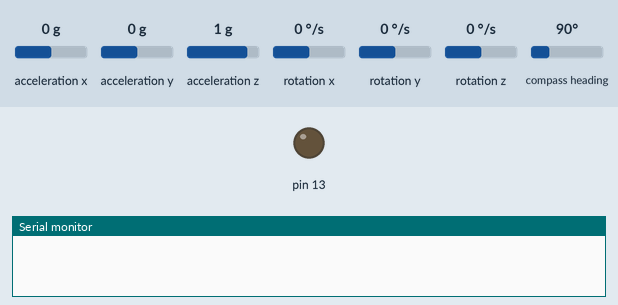
Bench run of a sketch on a simulated Arduino Uno, built with avr-gcc and run on an emulated ATmega328P. Parts: output pins drawn as LEDs (lit = HIGH), the last lines printed to the serial monitor. Inputs (shaded band) come from the test bench; at power-on: rotation x 0 °/s, rotation z 0 °/s, acceleration x 0 g, acceleration y 0 g, acceleration z 1 g, rotation y 0 °/s, compass heading 90°.

Above: at 0.1 s.
At 1.7 s:
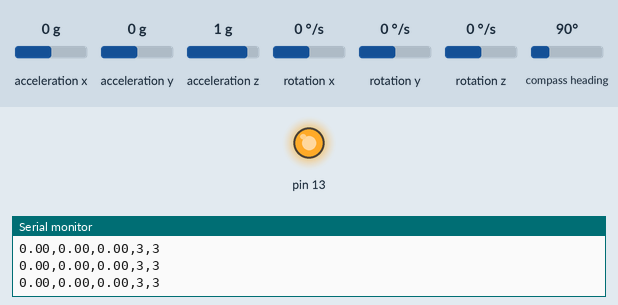
1.8 s: rotation x set to -192 °/s
4.8 s: rotation z set to 2 °/s
Timing chart, 0 to 7.8 s (numbered marks = the images above; inputs shaded):
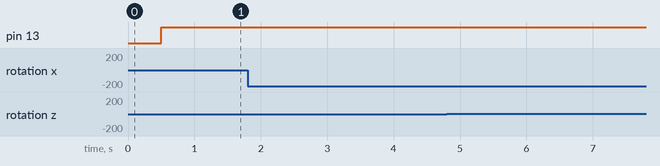

The sketch:

DeadReakoning_Gyro_Arduino.ino
```cpp
#include <Wire.h>
#include <Adafruit_Sensor.h>
#include <Adafruit_BNO055.h>
#include <utility/imumaths.h>

Adafruit_BNO055 bno = Adafruit_BNO055(-1, 0x28); // IMU @ I2C address

int currentMillis, lastMillis = 0;

float lastPosX, lastPosY, lastPosZ;
float posX, posY, posZ;

float lastPosPitch, lastPosYaw, lastPosRoll;

float pitch, yaw, roll;

bool started = false;

void setup() {
  Serial.begin(115200);

  pinMode(13, OUTPUT);
  digitalWrite(13, LOW); // we're going to turn on the LED once we're running

  if (!bno.begin()) {
    Serial.print("Could not communicate with IMU.");
    while (1);
  }

  bno.setExtCrystalUse(true);

  delay(500);
  Serial.println("roll,pitch,yaw,gyro_calibration,accel_calibration"); // set the arduino serial monitor legend
}


void loop() {

  // Get BNO055 calibration values
  uint8_t system, gyro, accel, mag = 0;
  bno.getCalibration(&system, &gyro, &accel, &mag);

  // Get gyro (angular velocity relative to the body frame) and accelerometer vectors
  imu::Vector<3> gyr = bno.getVector(Adafruit_BNO055::VECTOR_GYROSCOPE);
  imu::Vector<3> acc = bno.getVector(Adafruit_BNO055::VECTOR_ACCELEROMETER);

  // Find how much time has passed since the last loop
  currentMillis = millis();
  float dt = (currentMillis - lastMillis) / 1000.0; // time difference in seconds
  lastMillis = currentMillis;

  if (started) {

    float velPitch = gyr.y() * DEG_TO_RAD; // Rad per second
    float velYaw = gyr.z() * DEG_TO_RAD;
    float velRoll = gyr.x() * DEG_TO_RAD;

    float velX = velRoll + velPitch * (sin(roll) * tan(pitch)) + velYaw * (cos(roll) * tan(pitch));
    roll = (velX * dt) + lastPosX;
    lastPosX = roll;

    float velY = velPitch * cos(roll) - velYaw * sin(roll);
    pitch = (velY * dt) + lastPosY;
    lastPosY = pitch;

    float velZ = velPitch * (sin(roll) / cos(pitch)) + velYaw * (cos(roll) / cos(pitch));
    yaw = (velZ * dt) + lastPosZ;
    lastPosZ = yaw;

  } else {
    // Only start once the gyro is calibrated (takes less than a second)
    if (gyro == 3) {
      digitalWrite(13, HIGH); // turn on LED
      started = true;
    }
  }

  if(Serial.available() > 0){
    reorient(acc.x(), acc.y(), acc.z());
  }

  // Print out data to serial plotter:
  Serial.print(roll * RAD_TO_DEG);
  Serial.print(",");
  Serial.print(pitch * RAD_TO_DEG);
  Serial.print(",");
  Serial.print(yaw * RAD_TO_DEG);
  Serial.print(",");
  Serial.print(gyro, DEC);
  Serial.print(",");
  Serial.println(accel, DEC);

  // Normally, delay == big bad. In this case, however, it's here to make the integration more precise as I haven't implemented micros() for dt
  delay(5);
}

void reorient(float accX, float accY, float accZ) {
  float totalAccelVec = sqrt(sq(accX) + sq(accY) + sq(accZ));
  pitch = -asin(accX / totalAccelVec);
  roll = asin(accY / totalAccelVec);
}
```
